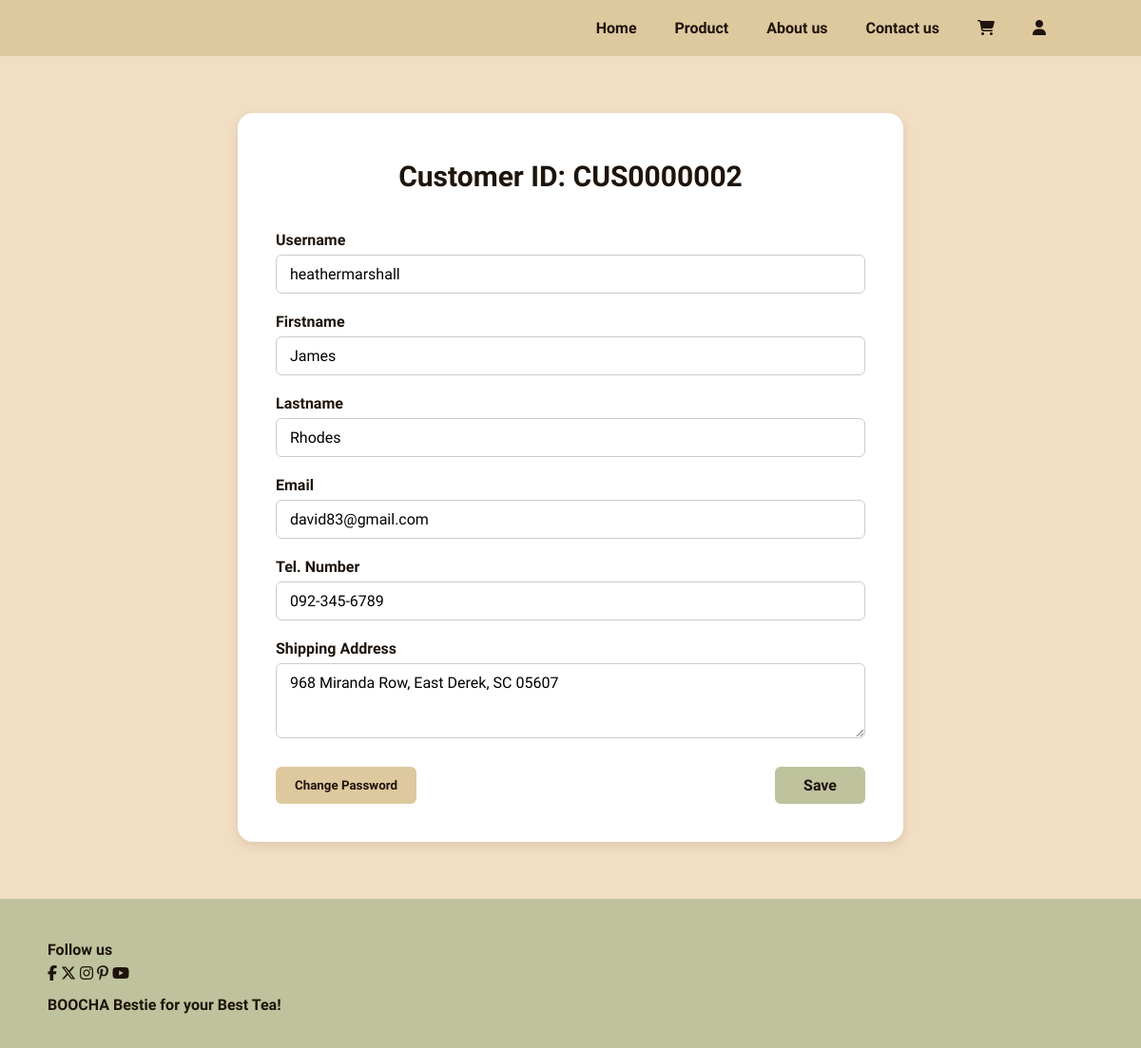
/customer_edit.php (signed in), run on the app's committed database.
### tables this page shows
CREATE TABLE `user` (
  `UserID` varchar(20) NOT NULL,
  `Username` varchar(50) NOT NULL,
  `Password_hash` varchar(255) NOT NULL,
  `Firstname` varchar(100) NOT NULL,
  `Lastname` varchar(100) NOT NULL,
  `Shipping_Address` varchar(255) NOT NULL,
  `Tel_number` varchar(20) DEFAULT NULL,
  `Email` varchar(100) NOT NULL,
  `latest_update` timestamp NOT NULL DEFAULT current_timestamp() ON UPDATE current_timestamp(),
  `Role` varchar(50) NOT NULL
);

### customer_edit.php (the view, shortened to what this page needs)
<?php
require_once 'config.php';
$user_id = $_SESSION['user_id'];
$sql = "SELECT * FROM user WHERE UserID = ?";
$stmt = $conn->prepare($sql);
$stmt->bind_param("s", $user_id);
$stmt->execute();
$result = $stmt->get_result();
$user = $result->fetch_assoc();
?>
<!DOCTYPE html>
<html lang="en">
<head>
    <link rel="stylesheet" href="https://cdnjs.cloudflare.com/ajax/libs/font-awesome/6.5.0/css/all.min.css"/>
    <link rel="stylesheet" href="customer.css">
</head>
<body>
    <section id="header">
        <div>
            <ul id="navbar">
                <li><a class="Available" href="home.php">Home</a></li>
                <li><a href="product.php">Product</a></li>
                <li><a href="about.php">About us</a></li>
                <li><a href="contact.php">Contact us</a></li>
                <li><a href="cart.php"><i class="fa-solid fa-cart-shopping"></i></a></li>
                <li><a href="customer.php"><i class="fa-solid fa-user"></i></a></li>
            </ul>
        </div>
    </section>
    <section class="profile-container">
        <div class="profile-box">
            <h3>Customer ID: <?= htmlspecialchars($user['UserID']) ?></h3>
            <form action="update_profile.php" form id="editProfileForm" method="post">
                <div class="form-group">
                    <label>Username</label>
                    <input type="text" name="Username" value="<?= htmlspecialchars($user['Username']) ?>" required>
                </div>
                <div class="form-group">
                    <label>Firstname</label>
                    <input type="text" name="Firstname" value="<?= htmlspecialchars($user['Firstname']) ?>" required>
                </div>
                <div class="form-group">
                    <label>Lastname</label>
                    <input type="text" name="Lastname" value="<?= htmlspecialchars($user['Lastname']) ?>" required>
                </div>
                <div class="form-group">
                    <label>Email</label>
                    <input type="email" name="Email" value="<?= htmlspecialchars($user['Email']) ?>" required>
                </div>
                <div class="form-group">
                    <label>Tel. Number</label>
                    <input type="text" name="Tel_number" value="<?= htmlspecialchars($user['Tel_number']) ?>" required>
                </div>
                <div class="form-group">
                    <label>Shipping Address</label>
                    <textarea name="Shipping_Address" rows="3" required><?= htmlspecialchars($user['Shipping_Address']) ?></textarea>
                </div>
                <div class="form-buttons">
                    <button type="button" class="change-password-btn" onclick="openPasswordModal()">Change Password</button>
                    <button type="submit" class="save-btn">Save</button>
                </div>
            </form>
        </div>
    </section>
    <footer>
        <div class="col">
            <div class="follow">
                <p>Follow us</p>
                <div class="icon">
                    <i class="fab fa-facebook-f"></i>
                    <i class="fab fa-x-twitter"></i>
                    <i class="fab fa-instagram"></i>
                    <i class="fab fa-pinterest-p"></i>
                    <i class="fab fa-youtube"></i>
                </div>
            </div>
            <p>BOOCHA Bestie for your Best Tea!</p>
        </div>
    </footer>
</body>
</html>

### customer.css (style rules this page uses)
* { font-family: "Spartan", sans-serif; margin: 0; padding: 0; box-sizing: border-box; }
h3 { font-size: 30px; line-height: 54px; color: #1E140B; }
P { font-size: 16px; color: #455A20; margin: 15px 0 20px 0; }
body { width: 100%; background-color: #F2DEC2; display: flex; flex-direction: column; min-height: 100vh; }
#header { display: flex; align-items: center; justify-content: space-between; padding: 20px 80px; background: #DEC89E; box-shadow: none; outline: none; z-index: 999; position: sticky; top: 0; left: 0; }
#navbar { display: flex; align-items: center; justify-content: center; }
#navbar li { list-style: none; padding: 0 20px; }
#navbar li a { text-decoration: none; font-size: 16px; font-weight: 600; color: #1E140B; transition: 0.3s ease; }
.profile-container { display: flex; justify-content: center; align-items: center; padding: 60px 20px; }
.profile-box { background-color: white; border-radius: 16px; padding: 40px; width: 100%; max-width: 700px; box-shadow: 0 4px 12px rgba(0, 0, 0, 0.1); }
.profile-box h3 { margin-bottom: 30px; color: #1E140B; text-align: center; }
.form-group { margin-bottom: 20px; display: flex; flex-direction: column; }
.form-group label { font-weight: 600; margin-bottom: 6px; color: #1E140B; }
.form-group input, .form-group textarea { padding: 10px 14px; border: 1px solid #ccc; border-radius: 6px; font-size: 16px; font-family: "Spartan", sans-serif; }
textarea { resize: vertical; }
.form-buttons { display: flex; justify-content: space-between; margin-top: 30px; flex-wrap: wrap; gap: 20px; border: none; outline: none; }
.change-password-btn { background-color: #DEC89E; color: #1E140B; padding: 10px 20px; border-radius: 6px; text-decoration: none; font-weight: 600; transition: background 0.3s; border: none; outline: none; }
.save-btn { background-color: #BEC39E; color: #1E140B; padding: 10px 30px; border: none; border-radius: 6px; font-size: 16px; font-weight: 600; cursor: pointer; transition: background 0.3s; }
footer { display: flex; flex-wrap: wrap; justify-content: space-between; z-index: 1; background-color: #BEC39E; color: #1E140B; padding: 40px 10px 10px; margin-top: auto; }
footer .col { display: flex; flex-direction: column; align-items: flex-start; margin-bottom: 20px; margin-left: 40px; color: #1E140B; font-weight: 700; }
footer .col p { margin: 4px 0; line-height: 1.3; color: #1E140B; }
footer .follow { margin-bottom: 10px; }

### data on the page
user: UserID "CUS0000002", Username "heathermarshall", Firstname "James", Lastname "Rhodes", Email "david83@gmail.com", Tel_number "092-345-6789", Shipping_Address "968 Miranda Row, East Derek, SC 05607"
